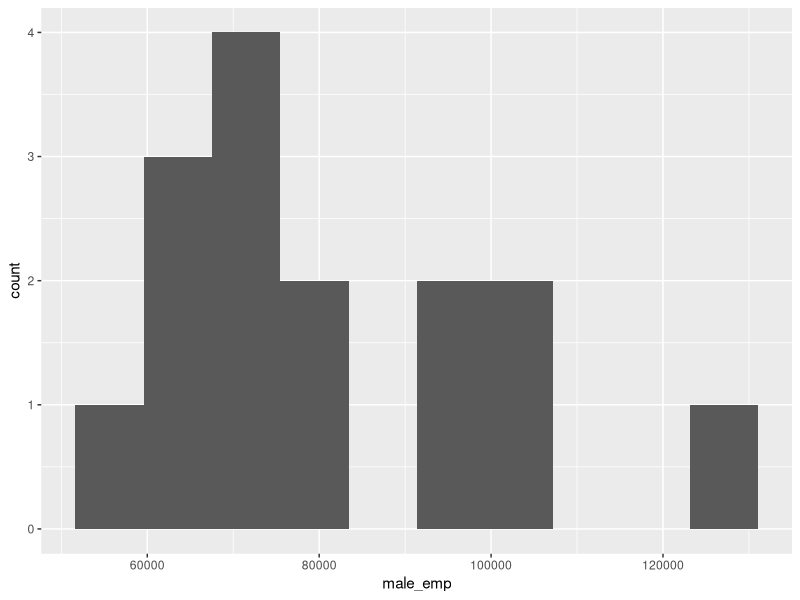
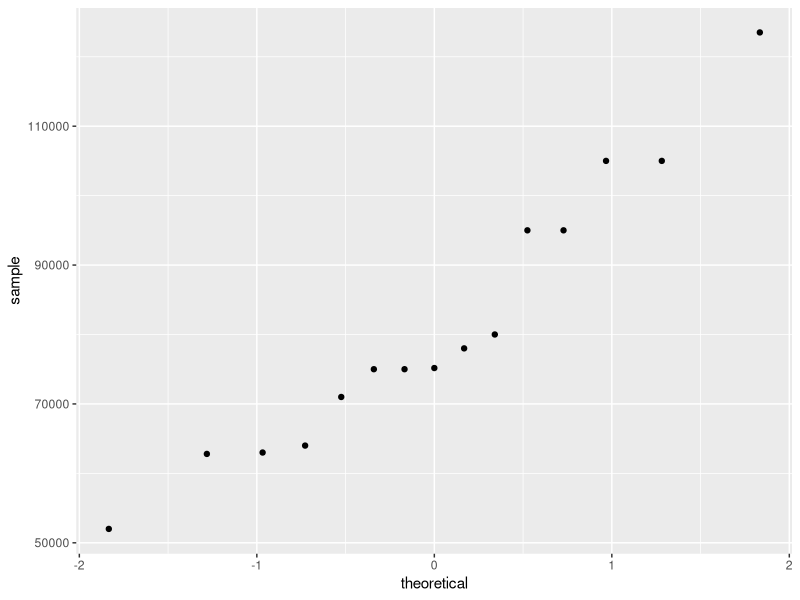
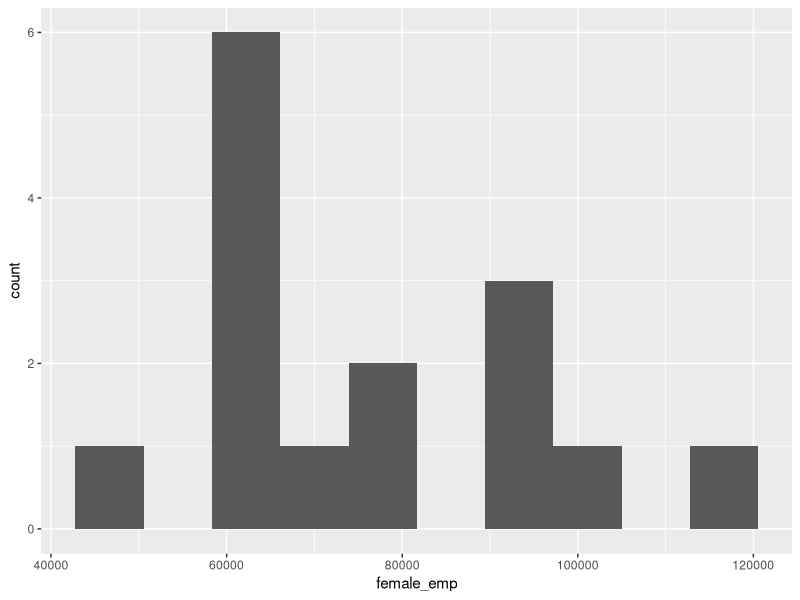
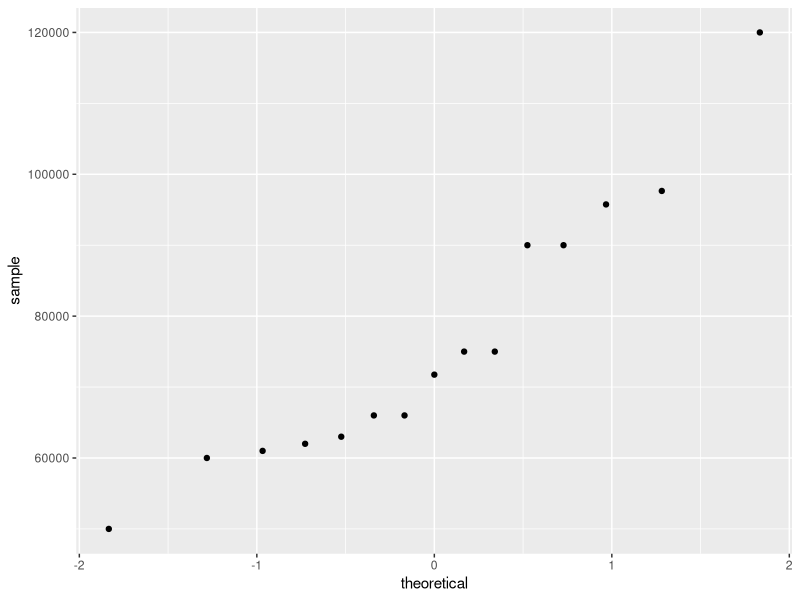
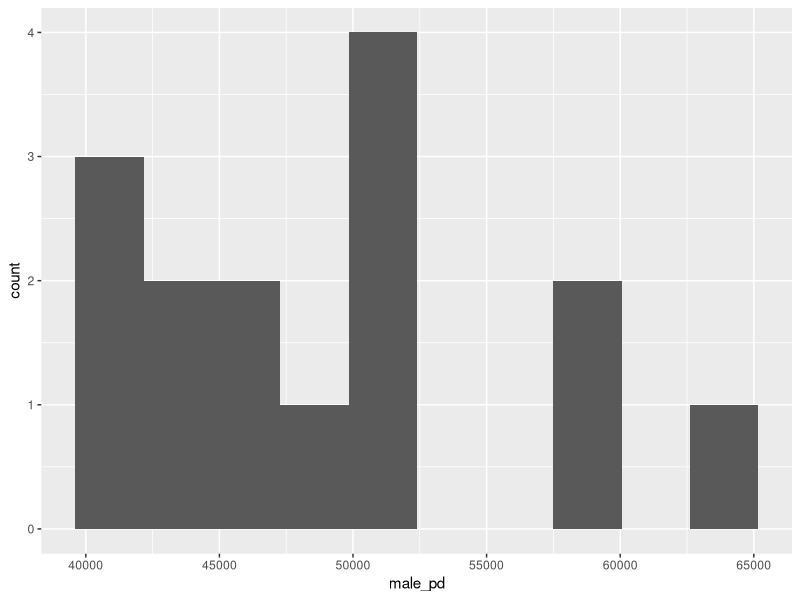
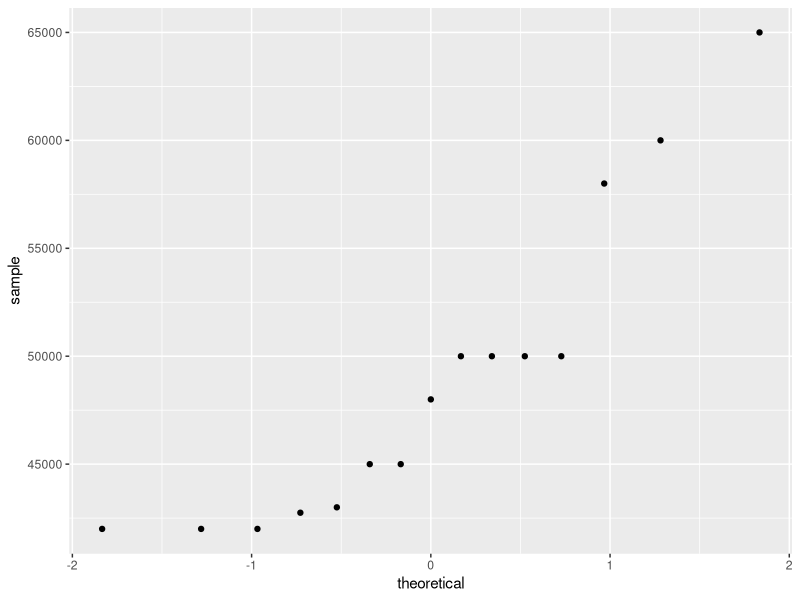

Write the R code that produced these figures, in order. (Note: this script raises an error after producing the figures.)
## ---- chunk 1
knitr::opts_chunk$set(echo = TRUE)
## ---- chunk 2
# load packages


library(tidyverse)
library(ggplot2)
library(reshape2)
library(dplyr)

# read in data

median_salary <- read_csv("Median salary for doctoral recipients.csv")

## ---- chunk 3
# exploration of data

# male employed
hist_male_emp <- ggplot(median_salary, aes(x = male_emp))+
  geom_histogram(bins = 10)

hist_male_emp

qq_male_emp <- ggplot(median_salary, aes(sample = male_emp))+
  geom_qq()

qq_male_emp

# female employed
hist_female_emp <- ggplot(median_salary, aes(x = female_emp))+
  geom_histogram(bins = 10)

hist_female_emp

qq_female_emp <- ggplot(median_salary, aes(sample = female_emp))+
  geom_qq()

qq_female_emp


# male post doc

hist_male_pd <- ggplot(median_salary, aes(x = male_pd))+
  geom_histogram(bins = 10)

hist_male_pd

qq_male_pd <- ggplot(median_salary, aes(sample = male_pd))+
  geom_qq()

qq_male_pd

# female post doc

hist_female_pd <- ggplot(median_salary, aes(x = female_pd))+
  geom_histogram(bins = 10)

hist_female_pd

qq_female_pd <- ggplot(median_salary, aes(sample = female_pd))+
  geom_qq()

qq_female_pd

# these are not looking to be very normally distributed, but because they are medians of a larget data set is it still okay to do t-test?
# or should i use Mann - Whitney U (wilcoxon rank sum) test for rank? - risk loss of resolution

## ---- chunk 4
# Does median salary differ significantly between male and female starting postdoc positions?

test_pd <- wilcox.test(median_salary$male_pd, median_salary$female_pd, paired = TRUE)

test_pd

# test received a warning message "cannot compute exact pvalue with ties"

# non significant p value

## ---- chunk 5
# Does median salary differ significantly between male and female PhD recipients in non-postdoc employment positions?

test_emp <- wilcox.test(median_salary$male_emp, median_salary$female_emp, paired = TRUE)

test_emp


# test received a warning message "cannot compute exact pvalue with ties"
# need to find out why test is defaulting to continuity correction

# significant p value = 0.00257 




## ---- chunk 6

data_melt <- melt(median_salary[c('field', 'male_pd', 'female_pd', 'male_emp', 'female_emp')], id.vars = 1)

## ---- chunk 7
# make side by side column graphs of median salary for each field in post doc

# maybe make a new dataframe first


pd_data <- data_melt %>% 
  filter(variable == "female_pd" | variable == "male_pd")


pd_graph <- ggplot(pd_data, aes(x = field, y = value))+
  geom_col(aes(fill = variable), position = "dodge")+
  theme_classic()+
  scale_y_continuous(expand = c(0,0),
                     limits = c(0,70000),
                     breaks = seq(0,70000, by = 10000))+ 
  theme(axis.text.x = element_text(angle = 45, hjust = 1, size = 6))+
  labs(x = "Field of Study", y = "Median Salary ($)")
  

pd_graph

# QUESTIONS/OPINIONS
# do we need the legend or can we explain in the figure caption?
# should i try to shorten the names of the fields or is the angle enough?
# is it counterintuitive that female is blue and male is pink #breakinggendernorms
# 
## ---- chunk 8
# make side by side column graphs of median salary for each field in employed


emp_data <- data_melt %>% 
  filter(variable == "female_emp" | variable == "male_emp")


emp_graph <- ggplot(emp_data, aes(x = field, y = value))+
  geom_col(aes(fill = variable), position = "dodge")+
  theme_classic()+
  scale_y_continuous(expand = c(0,0),
                     limits = c(0,125000),
                     breaks = seq(0,125000, by = 20000))+ 
  theme(axis.text.x = element_text(angle = 45, hjust = 1, size = 6))+
  labs(x = "Field of Study", y = "Median Salary ($)")

emp_graph

## ---- chunk 9
# add box plot with each column

colnames(data_melt) <- c("Field", "GenderEmployment", "Salary")



box_plot <- ggplot(data_melt, aes(x = GenderEmployment, y = Salary, fill = GenderEmployment))+
  geom_boxplot(show.legend = FALSE)+
  theme_bw()+
  labs(y = "Median Salary ($)", x = "Group")+
  scale_y_continuous(expand = c(0,0),
                     limits = c(30000,125000))
  

box_plot

# how do i reassign the values in a column (change male_pd to Male Post Doc Employment)?


